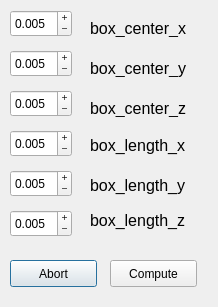
<?xml version="1.0" encoding="UTF-8"?>
<ui version="4.0">
 <class>crop_box_dialog</class>
 <widget class="QDialog" name="crop_box_dialog">
  <property name="geometry">
   <rect>
    <x>0</x>
    <y>0</y>
    <width>218</width>
    <height>307</height>
   </rect>
  </property>
  <property name="windowTitle">
   <string>Choose thresholds</string>
  </property>
  <widget class="QDoubleSpinBox" name="box_y">
   <property name="geometry">
    <rect>
     <x>10</x>
     <y>50</y>
     <width>62</width>
     <height>27</height>
    </rect>
   </property>
   <property name="buttonSymbols">
    <enum>QAbstractSpinBox::PlusMinus</enum>
   </property>
   <property name="decimals">
    <number>3</number>
   </property>
   <property name="minimum">
    <double>-100.000000000000000</double>
   </property>
   <property name="maximum">
    <double>100.000000000000000</double>
   </property>
   <property name="singleStep">
    <double>0.001000000000000</double>
   </property>
   <property name="value">
    <double>0.005000000000000</double>
   </property>
  </widget>
  <widget class="QPushButton" name="abort">
   <property name="geometry">
    <rect>
     <x>10</x>
     <y>260</y>
     <width>87</width>
     <height>27</height>
    </rect>
   </property>
   <property name="text">
    <string>Abort</string>
   </property>
  </widget>
  <widget class="QPushButton" name="compute">
   <property name="geometry">
    <rect>
     <x>110</x>
     <y>260</y>
     <width>87</width>
     <height>27</height>
    </rect>
   </property>
   <property name="text">
    <string>Compute</string>
   </property>
  </widget>
  <widget class="QLabel" name="label">
   <property name="geometry">
    <rect>
     <x>90</x>
     <y>20</y>
     <width>151</width>
     <height>17</height>
    </rect>
   </property>
   <property name="font">
    <font>
     <pointsize>12</pointsize>
    </font>
   </property>
   <property name="text">
    <string>box_center_x</string>
   </property>
  </widget>
  <widget class="QDoubleSpinBox" name="box_x">
   <property name="geometry">
    <rect>
     <x>10</x>
     <y>10</y>
     <width>62</width>
     <height>27</height>
    </rect>
   </property>
   <property name="buttonSymbols">
    <enum>QAbstractSpinBox::PlusMinus</enum>
   </property>
   <property name="decimals">
    <number>3</number>
   </property>
   <property name="minimum">
    <double>-100.000000000000000</double>
   </property>
   <property name="maximum">
    <double>100.000000000000000</double>
   </property>
   <property name="singleStep">
    <double>0.001000000000000</double>
   </property>
   <property name="value">
    <double>0.005000000000000</double>
   </property>
  </widget>
  <widget class="QDoubleSpinBox" name="box_z">
   <property name="geometry">
    <rect>
     <x>10</x>
     <y>90</y>
     <width>62</width>
     <height>27</height>
    </rect>
   </property>
   <property name="buttonSymbols">
    <enum>QAbstractSpinBox::PlusMinus</enum>
   </property>
   <property name="decimals">
    <number>3</number>
   </property>
   <property name="minimum">
    <double>-100.000000000000000</double>
   </property>
   <property name="maximum">
    <double>100.000000000000000</double>
   </property>
   <property name="singleStep">
    <double>0.001000000000000</double>
   </property>
   <property name="value">
    <double>0.005000000000000</double>
   </property>
  </widget>
  <widget class="QLabel" name="label_2">
   <property name="geometry">
    <rect>
     <x>90</x>
     <y>60</y>
     <width>151</width>
     <height>17</height>
    </rect>
   </property>
   <property name="font">
    <font>
     <pointsize>12</pointsize>
    </font>
   </property>
   <property name="text">
    <string>box_center_y</string>
   </property>
  </widget>
  <widget class="QLabel" name="label_3">
   <property name="geometry">
    <rect>
     <x>90</x>
     <y>100</y>
     <width>151</width>
     <height>17</height>
    </rect>
   </property>
   <property name="font">
    <font>
     <pointsize>12</pointsize>
    </font>
   </property>
   <property name="text">
    <string>box_center_z</string>
   </property>
  </widget>
  <widget class="QDoubleSpinBox" name="box_x_size">
   <property name="geometry">
    <rect>
     <x>10</x>
     <y>130</y>
     <width>62</width>
     <height>27</height>
    </rect>
   </property>
   <property name="buttonSymbols">
    <enum>QAbstractSpinBox::PlusMinus</enum>
   </property>
   <property name="decimals">
    <number>3</number>
   </property>
   <property name="minimum">
    <double>-100.000000000000000</double>
   </property>
   <property name="maximum">
    <double>100.000000000000000</double>
   </property>
   <property name="singleStep">
    <double>0.001000000000000</double>
   </property>
   <property name="value">
    <double>0.005000000000000</double>
   </property>
  </widget>
  <widget class="QDoubleSpinBox" name="box_y_size">
   <property name="geometry">
    <rect>
     <x>10</x>
     <y>170</y>
     <width>62</width>
     <height>27</height>
    </rect>
   </property>
   <property name="buttonSymbols">
    <enum>QAbstractSpinBox::PlusMinus</enum>
   </property>
   <property name="decimals">
    <number>3</number>
   </property>
   <property name="minimum">
    <double>-100.000000000000000</double>
   </property>
   <property name="maximum">
    <double>100.000000000000000</double>
   </property>
   <property name="singleStep">
    <double>0.001000000000000</double>
   </property>
   <property name="value">
    <double>0.005000000000000</double>
   </property>
  </widget>
  <widget class="QDoubleSpinBox" name="box_z_size">
   <property name="geometry">
    <rect>
     <x>10</x>
     <y>210</y>
     <width>62</width>
     <height>27</height>
    </rect>
   </property>
   <property name="buttonSymbols">
    <enum>QAbstractSpinBox::PlusMinus</enum>
   </property>
   <property name="decimals">
    <number>3</number>
   </property>
   <property name="minimum">
    <double>-100.000000000000000</double>
   </property>
   <property name="maximum">
    <double>100.000000000000000</double>
   </property>
   <property name="singleStep">
    <double>0.001000000000000</double>
   </property>
   <property name="value">
    <double>0.005000000000000</double>
   </property>
  </widget>
  <widget class="QLabel" name="label_4">
   <property name="geometry">
    <rect>
     <x>90</x>
     <y>130</y>
     <width>151</width>
     <height>31</height>
    </rect>
   </property>
   <property name="font">
    <font>
     <pointsize>12</pointsize>
    </font>
   </property>
   <property name="text">
    <string>box_length_x</string>
   </property>
  </widget>
  <widget class="QLabel" name="label_5">
   <property name="geometry">
    <rect>
     <x>90</x>
     <y>170</y>
     <width>151</width>
     <height>31</height>
    </rect>
   </property>
   <property name="font">
    <font>
     <pointsize>12</pointsize>
    </font>
   </property>
   <property name="text">
    <string>box_length_y</string>
   </property>
   <property name="alignment">
    <set>Qt::AlignLeading|Qt::AlignLeft|Qt::AlignVCenter</set>
   </property>
  </widget>
  <widget class="QLabel" name="label_6">
   <property name="geometry">
    <rect>
     <x>90</x>
     <y>210</y>
     <width>151</width>
     <height>21</height>
    </rect>
   </property>
   <property name="font">
    <font>
     <pointsize>12</pointsize>
    </font>
   </property>
   <property name="text">
    <string>box_length_z</string>
   </property>
  </widget>
 </widget>
 <resources/>
 <connections/>
</ui>
